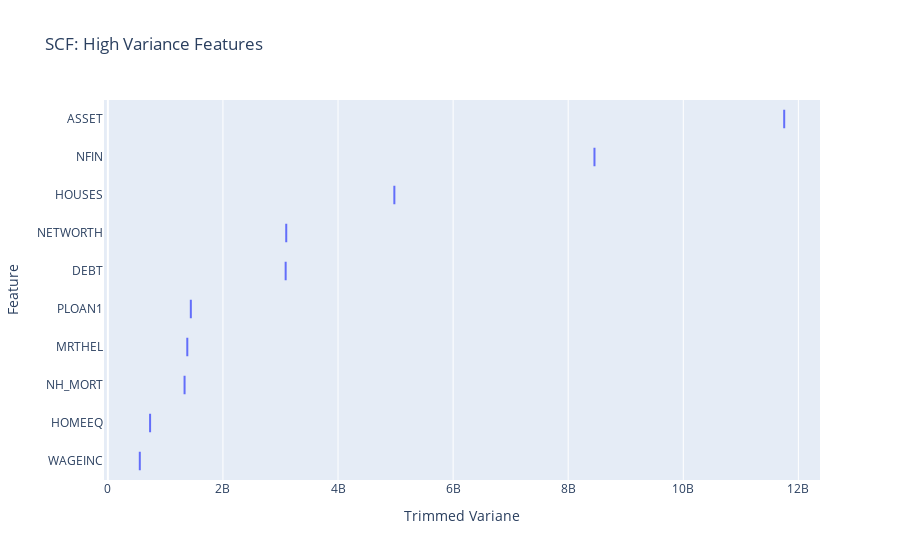

Source (notebook cell):
### Markdown cell above
**Task 6.3.6:** Use plotly express to create a horizontal bar chart of `top_ten_trim_var`. Be sure to label your x-axis `"Trimmed Variance"`, the y-axis `"Feature"`, and use the title `"SCF: High Variance Features"`.

- [What's a bar chart?](../%40textbook/07-visualization-pandas.ipynb#Bar-Charts)
- [Create a bar chart using plotly express.](../%40textbook/08-visualization-plotly.ipynb#Bar-Chart)

### Code cell
# Create horizontal bar chart of `top_ten_trim_var`
fig = px.box(
    x=top_ten_trim_var,
    y=top_ten_trim_var.index,
    title="SCF: High Variance Features"
)
fig.update_layout(xaxis_title="Trimmed Variane", yaxis_title="Feature")
fig.show()

### Figure 1 — Plotly figure (JSON) as saved in the notebook; plotly's stock layout.template omitted (floating-point values rounded to 4 significant figures)
{"data": [{"alignmentgroup": "True", "hovertemplate": "x=%{x}<br>y=%{y}<extra></extra>", "legendgroup": "", "marker": {"color": "#636efa"}, "name": "", "notched": false, "offsetgroup": "", "orientation": "h", "showlegend": false, "type": "box", "x": [555100000.0, 733800000.0, 1333000000.0, 1380000000.0, 1442000000.0, 3090000000.0, 3100000000.0, 4979000000.0, 8456000000.0, 11750000000.0], "x0": " ", "xaxis": "x", "y": ["WAGEINC", "HOMEEQ", "NH_MORT", "MRTHEL", "PLOAN1", "DEBT", "NETWORTH", "HOUSES", "NFIN", "ASSET"], "y0": " ", "yaxis": "y"}], "layout": {"autosize": true, "boxmode": "group", "legend": {"tracegroupgap": 0}, "title": {"text": "SCF: High Variance Features"}, "xaxis": {"anchor": "y", "autorange": true, "domain": [0, 1], "range": [-67070000.0, 12380000000.0], "title": {"text": "Trimmed Variane"}, "type": "linear"}, "yaxis": {"anchor": "x", "autorange": true, "domain": [0, 1], "range": [-0.5, 9.5], "title": {"text": "Feature"}, "type": "category"}}}
